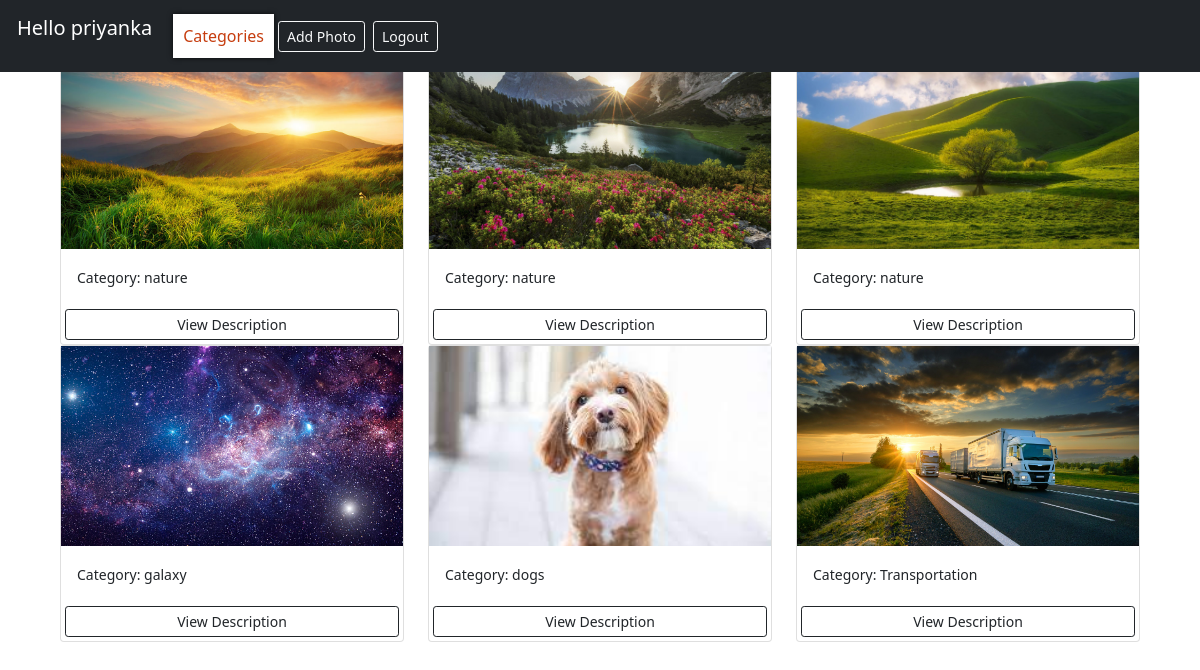
The app's page / (signed in) with its own data.
### photos/models.py (models this page shows, shortened)
class Photo(models.Model):
    class Meta:
        verbose_name = 'Photo'
        verbose_name_plural = 'Photos'
    category = models.ForeignKey(
        Category, on_delete=models.SET_NULL, null=True, blank=True)
    image = models.ImageField(null=False, blank=False)
    description = models.TextField()

class Category(models.Model):
    class Meta:
        verbose_name = 'Category'
        verbose_name_plural = 'Categories'
    user = models.ForeignKey(
        User, on_delete=models.SET_NULL, null=True, blank=True)
    name = models.CharField(max_length=100, null=False, blank=False)

### photos/views.py (the view)
# urls.py: path('', views.gallery, name='gallery'),
@login_required(login_url='login')
def gallery(request):
    user = request.user
    category = request.GET.get('category')
    if category == None:
        photos = Photo.objects.filter(category__user=user)
    else:
        photos = Photo.objects.filter(
            category__name=category, category__user=user)
    categories = Category.objects.filter(user=user)
    context = {'categories': categories, 'photos': photos}
    return render(request, 'photos/gallery.html', context)

### photos/templates/photos/gallery.html (shortened to what this page needs)
<!DOCTYPE html>
<html lang="en">
<head>
    <link href="https://cdn.jsdelivr.net/npm/bootstrap@5.0.0-beta1/dist/css/bootstrap.min.css" rel="stylesheet"
>
</head>
<body class="m-5">
    <nav class="navbar navbar-expand-lg fixed-top  navbar-dark bg-dark">
        <div class="container-fluid">
          <a class="navbar-brand " >
               {% if request.user.is_authenticated %}
            <p>Hello {{request.user}}</p>
            {% endif %}</a>
 <div class="collapse navbar-collapse navbar-dark bg-dark" id="navbarNavDropdown">
            <ul class="navbar-nav ">
              <li class="nav-item dropdown">
                <div class="dd">
                    <div class="dd-a"><span>Categories</span></div>
                  </div>
              </li>
            </ul>
            <a href="{% url 'add' %}" class="btn btn-outline-light btn-block btn-sm m-1">Add Photo</a>
            <a href="{% url 'logout' %}" class="btn btn-outline-light btn-block btn-sm m-1">Logout</a>
          </div>
        </div>
    </nav>
    <div class="container">
        <div class="row">
            <div class="col-md-12">
                <div class="row">
                    {% for photo in photos %}
                    <div class="col-md-4">
                        <div class="card my-xxl-5">
                            <img class="image-thumbail" src="{{photo.image.url}}" alt="Card image cap">
                            <div class="card-body">
                                <small>Category: {{photo.category.name}}</small>
                            </div>
                            <a href="{% url 'photo' photo.id %}" class="btn btn-outline-dark btn-sm m-1">View Description</a>
                        </div>
                    </div>
                    {% empty %}
                    <h3>No photos...</h3>
                    {% endfor %}
                </div>
            </div>
        </div>
    </div>
</body>
</html>

### photos/templates/photos/gallery.html (style rules this page uses)
.image-thumbail { height: 200px; object-fit: cover; }
.dd { z-index:1; position:relative; display: inline-block; }
.dd-a { padding:10px; background:white; position:relative; -webkit-box-shadow: 0px 0px 5px 0px rgba(0,0,0,0.75); -moz-box-shadow: 0px 0px 5px 0px rgba(0,0,0,0.75); box-shadow: 0px 0px 5px 0px rgba(0,0,0,0.75); transition-duration: 0.2s; -webkit-transition-duration: 0.2s; }
.dd-a span { color:#C63D0F; }
a { display:block; position:relative; text-decoration: none; padding:5px; color:#C63D0F; }

### records on screen
Photo: image (picture), category.name "nature"
Photo: image (picture), category.name "nature"
Photo: image (picture), category.name "nature"
Photo: image (picture), category.name "galaxy"
Photo: image (picture), category.name "dogs"
Photo: image (picture), category.name "Transportation"

### other values on screen
{{ request.user }} "priyanka"
